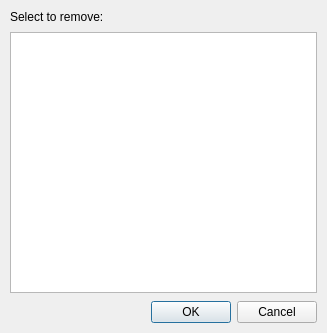
<?xml version="1.0" encoding="UTF-8"?>
<ui version="4.0">
 <class>LayoutDelDialog</class>
 <widget class="QWidget" name="LayoutDelDialog">
  <property name="geometry">
   <rect>
    <x>0</x>
    <y>0</y>
    <width>327</width>
    <height>333</height>
   </rect>
  </property>
  <property name="windowTitle">
   <string>RemoveLayout</string>
  </property>
  <layout class="QVBoxLayout" name="verticalLayout">
   <property name="spacing">
    <number>8</number>
   </property>
   <property name="leftMargin">
    <number>10</number>
   </property>
   <property name="topMargin">
    <number>10</number>
   </property>
   <property name="rightMargin">
    <number>10</number>
   </property>
   <property name="bottomMargin">
    <number>10</number>
   </property>
   <item>
    <widget class="QLabel" name="label">
     <property name="text">
      <string>Select to remove:</string>
     </property>
    </widget>
   </item>
   <item>
    <widget class="QListWidget" name="lwLayouts"/>
   </item>
   <item>
    <widget class="QDialogButtonBox" name="buttonBox">
     <property name="standardButtons">
      <set>QDialogButtonBox::StandardButton::Cancel|QDialogButtonBox::StandardButton::Ok</set>
     </property>
    </widget>
   </item>
  </layout>
 </widget>
 <resources/>
 <connections/>
</ui>
